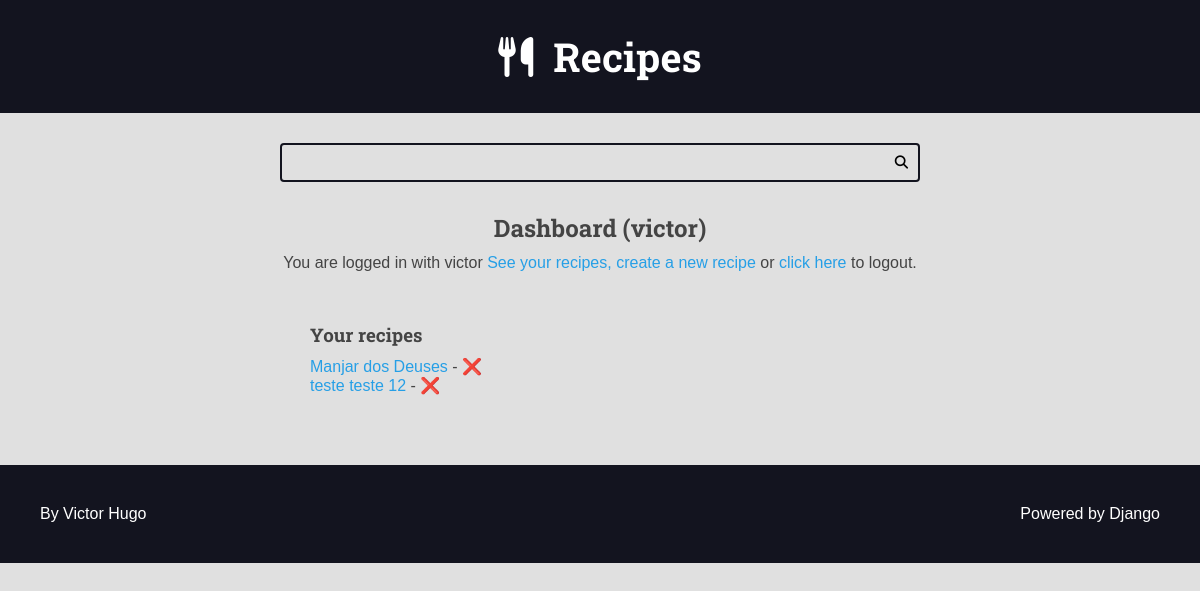
Page /authors/dashboard/ (signed in) on the earlier database version.
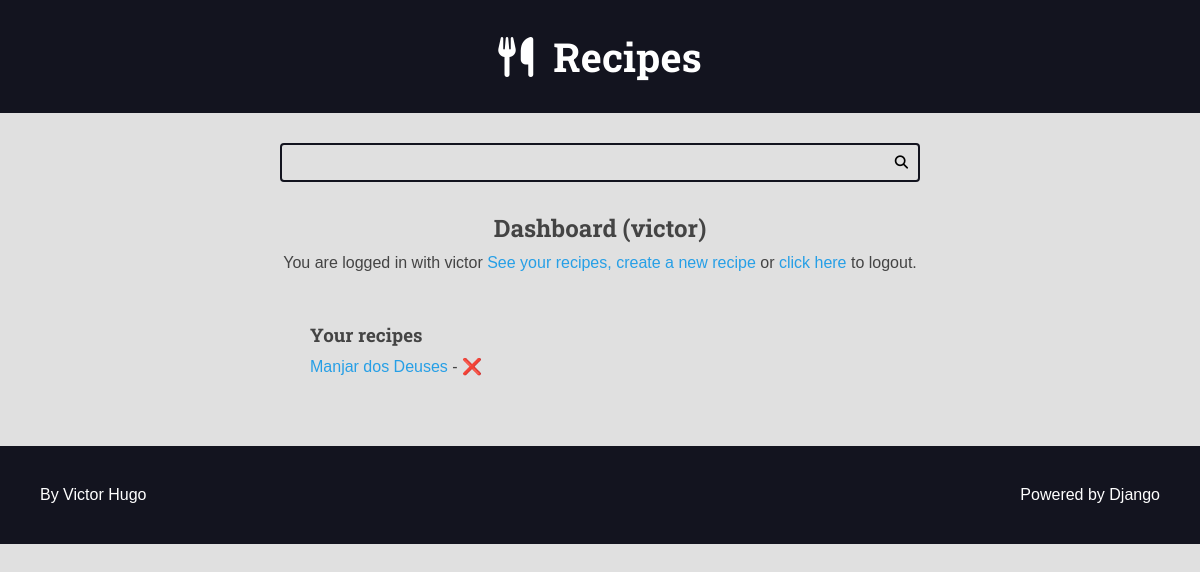
Same page on the later database version.
### recipes/models.py (models this page shows, shortened)
class Recipe(models.Model):
    objects = RecipeManager()
    title = models.CharField(max_length=65)
    description = models.CharField(max_length=165)
    slug = models.SlugField(unique=True)
    preparation_time = models.IntegerField()
    preparation_time_unit = models.CharField(max_length=65)
    servings = models.IntegerField()
    servings_unit = models.CharField(max_length=65)
    preparation_steps = models.TextField()
    preparation_steps_is_html = models.BooleanField(default=False)
    created_at = models.DateTimeField(auto_now_add=True)
    updated_at = models.DateTimeField(auto_now=True)
    is_published = models.BooleanField(default=False)
    cover = models.ImageField(
        upload_to='recipes/covers/%Y/%m/%d/',
        blank=True,
        default='')
    category = models.ForeignKey(
        Category, on_delete=models.SET_NULL, null=True, blank=True,
        default=None,
    )
    author = models.ForeignKey(
        User, on_delete=models.SET_NULL, null=True
    )
    tags = GenericRelation(Tag, related_query_name='recipes')

### authors/views/all.py (the view)
# urls.py: path('dashboard/', views.dashboard, name='dashboard'),
@login_required(login_url='authors:login', redirect_field_name='next')
def dashboard(request):
    recipes = Recipe.objects.filter(
        is_published=False,
        author=request.user
    )
    return render(request, 'authors/pages/dashboard.html', {
        'recipes': recipes,
    })

### authors/templates/authors/pages/dashboard.html (shortened to what this page needs)
{% extends 'global/base.html' %}
{% block content %}
<div class="main-content center container">
  <h2>Dashboard ({{ user }})</h2>
  {% include 'authors/partials/login_message.html' %}
  <div class="authors-dashboard-container">
    <h3>Your recipes</h3>
    <ul>
      {% for recipe in recipes %}
      <li>
        <a href="{% url 'authors:dashboard_recipe_edit' recipe.id %}"
          >{{ recipe.title }}</a> -
		  <form
		  	class="inline-form form-delete"
			action="{% url "authors:dashboard_recipe_delete" %}"
			method='POST'
		  >
			<button class="plaintext-button" type="submit">❌</button>
		  </form>
      </li>
      {% empty %}
      <li>
        <p>You do not recipes, please create one.</p>
      </li>
      {% endfor %}
    </ul>
  </div>
</div>
{% endblock content %}

### base_templates/global/base.html (shortened to what this page needs)
{% load static %}
<!DOCTYPE html>
<html lang="pt-BR">
  <head>
    {% include 'global/partials/head.html' %}
  </head>
  <body>
    {% include 'global/partials/header.html' %}
    {% include 'global/partials/search.html' %}
    <main class="main-content-container">
      {% block content %}{% endblock content %}
    </main>
    {% include 'global/partials/footer.html' %}
  </body>
</html>

### base_templates/global/partials/head.html (shortened to what this page needs)
{% load static %}
<link
  rel="stylesheet"
  href="https://cdnjs.cloudflare.com/ajax/libs/font-awesome/6.4.0/css/solid.min.css"
/>
<link
  rel="stylesheet"
  href="https://cdnjs.cloudflare.com/ajax/libs/font-awesome/6.4.0/css/fontawesome.min.css"
/>
<link
  rel="stylesheet"
  href="https://cdnjs.cloudflare.com/ajax/libs/font-awesome/6.4.0/css/brands.min.css"
/>
<link rel="stylesheet" href="{% static 'global/css/styles.css' %}" />

### base_templates/global/partials/header.html
<header class="main-header-container">
    <div class="main-header container">
        <h1>
            <a class="main-logo" href="{% url 'recipes:home' %}">
                <i class="fas fa-utensils main-logo-icon"></i>
                <span class="main-logo-text"> Recipes </span>
            </a>
        </h1>
    </div>
</header>

### base_templates/global/partials/search.html
<div class="search-container">
    <div class="container">
        <form action="{% url 'recipes:search' %}" method="GET" class="search-form">
            <input type="search" class="search-input" name="q" value="{{ search_term}}" required>
            <button type="submit" class="search-button"><i class="fas fa-search"></i></button>
        </form>
    </div>
</div>

### authors/templates/authors/partials/login_message.html (shortened to what this page needs)
{% if request.user.is_authenticated %}
<div class="login-message">
  You are logged in with {{ request.user.username }}
  <a href="{% url 'authors:dashboard' %}">See your recipes,</a>
  <a href="{% url 'authors:dashboard_recipe_new' %}">create a new recipe</a> or
  <form class="inline-form" action="{% url 'authors:logout' %}" method="POST">
    <button class="plaintext-button" type="submit">click here</button>
  </form>
  to logout.
</div>
{% endif %}

### base_templates/global/partials/footer.html
<footer class="main-footer">
  <div class="developer">
    <a
      href="https://github.com/victorftw"
      target="_blank"
      rel="noreferrer noopener"
      >By Victor Hugo</a
    >
  </div>
  <div class="powered">
    <a
      href="https://www.djangoproject.com/"
      target="_blank"
      rel="noreferrer noopener"
      >Powered by Django</a
    >
  </div>
</footer>

### base_static/global/css/styles.css (style rules this page uses)
:root { --color-primary: #269fe6; --color-primary-hover: #2086c2; --color-primary-dark: #13141f; --color-primary-dark-hover: #212336; --color-primary-light: #d4ecfa; --color-primary-light-hover: #bdd8e7; --color-white: #fff; --color-black: #000; --color-dark-text: #444; --color-info-light: #cce5ff; --color-debug-light: #cce5ff; --color-success-light: #d4edda; --color-alert-light: #fff3cd; --color-warning-light: #fff3cd; --color-error-light: #f8d7da; --color-info-dark: #4d86c4; --color-debug-dark: #4d86c4; --color-success-dark: #4a9c5d; --color-alert-dark: #927f40; --color-warning-dark: #927f40; --color-error-dark: #da525d; --color-gray-0: #f9f9f9; --color-gray-1: #e0e0e0; --color-gray-2: #c7c7c7; --color-gray-3: #aeaeae; --color-gray-4: #959595; --color-gray-5: #7d7d7d; --color-gray-6: #646464; --color-gray-7: #4b4b4b; --color-gray-8: #323232; --color-gray-9: #191919; --font-primary: sans-serif; --font-headings: 'Roboto Slab', serif; --spacing-gutter-medium: 3rem; --spacing-gutter-large: 4rem; }
* { padding: 0; margin: 0; box-sizing: border-box; }
html { font-size: 62.5%; }
body { font-size: 1.6rem; font-family: var(--font-primary); background: var(--color-gray-1); color: var(--color-dark-text); }
h1, h2, h3, h4, h5, h6 { font-family: var(--font-headings); }
a { color: var(--color-primary); text-decoration: none; }
.container { max-width: 144rem; margin: 0 auto; padding: var(--spacing-gutter-medium); }
.main-header-container { background: var(--color-primary-dark); }
.main-logo { font-size: 4rem; color: var(--color-white); text-decoration: none; display: flex; flex-flow: row nowrap; align-items: center; justify-content: center; width: fit-content; margin: 0 auto; }
.main-logo-icon { margin-right: 2rem; }
.search-form { border: 0.2rem solid var(--color-primary-dark); max-width: 64rem; margin: 0 auto; border-radius: 0.4rem; position: relative; transition: all 300ms ease-in-out; }
.search-input, .search-button { border: none; background: none; outline: none; padding: 1rem; transition: all 300ms ease-in-out; }
.search-input { width: 100%; padding-right: 3rem; }
.search-button { position: absolute; top: 0; right: 0; }
.main-content { padding-top: 0; }
.main-footer { display: flex; align-items: center; justify-content: space-between; background: var(--color-primary-dark); color: var(--color-white); padding: var(--spacing-gutter-large); }
.main-footer a { color: var(--color-white); text-decoration: none; transition: all 300ms ease-in-out; }
.inline-form { display: inline; }
.plaintext-button { display: inline; border: none; background: none; cursor: pointer; color: var(--color-primary); font-size: 1.6rem; }
.login-message { margin: 1rem 0; }
.authors-dashboard-container { max-width: 64rem; text-align: left; padding: var(--spacing-gutter-medium); margin: 0 auto; }
.authors-dashboard-container h3, p, ul { list-style-type: none; margin: 1rem 0; }
.center { text-align: center; }

Differences in the rows shown:
removed Recipe: title "teste teste 12"
